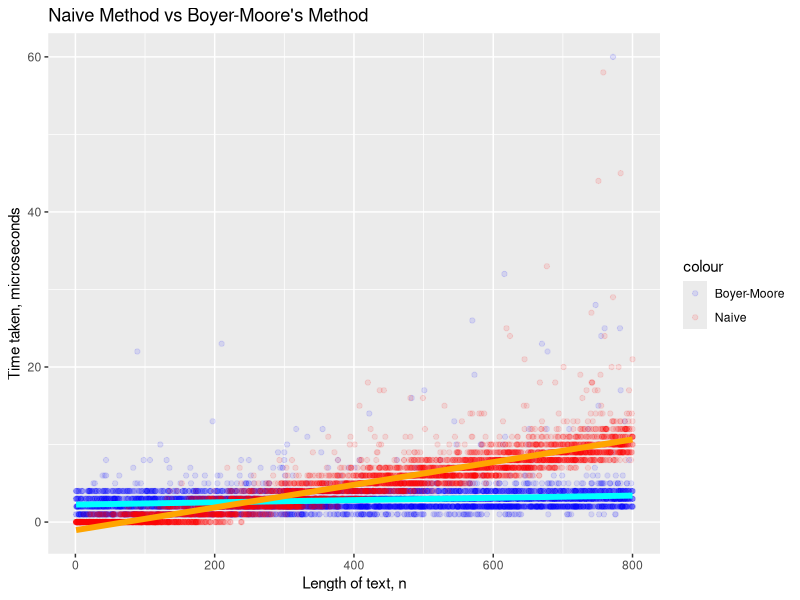

Recreate this plot in R.
require(ggplot2)

data <- read.csv(file = "Report.txt", header = TRUE)

ggplot(data, aes(x = length.of.text)) + 
    geom_point(aes(y = Boyer.Moore, colour = "Boyer-Moore"), alpha = 0.1) +
    geom_point(aes(y = Naive, colour = "Naive"), alpha = 0.1) +
    geom_smooth(aes(y = Boyer.Moore), method = "lm", se = FALSE, color = "cyan", size = 2) +
    geom_smooth(aes(y = Naive), method = "lm", se = FALSE, color = "orange", size = 2) +
    scale_colour_manual(values = c("blue", "red")) +
    ylab("Time taken, microseconds") +
    xlab("Length of text, n") + 
    ggtitle("Naive Method vs Boyer-Moore's Method")

dev.copy(png, filename = "Graph.png")
dev.off()
